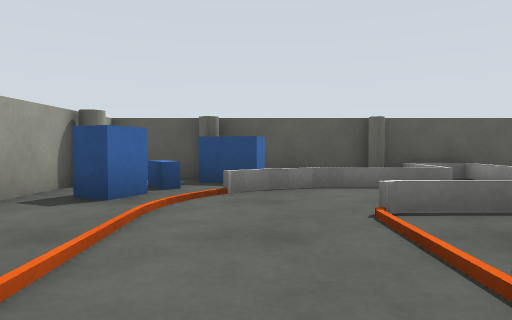
view 1 (above)

24 first-person views from a walk through a Gazebo world. The camera is 0.61 m above the floor, tilts 2° down and sees 70° across. The floor is counted in squares, 1 m on a side. Each view is taken from the middle of a square. On the plan, view 1 faces up. The plan holds only what a view shows up to about 10 squares ahead; the rest is blank. The place goes on beyond the plan.

view 2
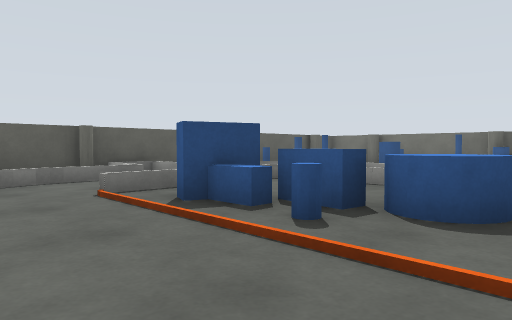

view 3
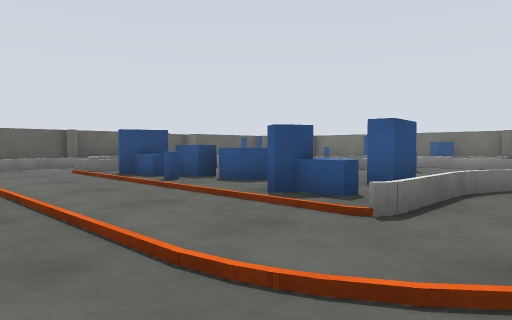

view 4
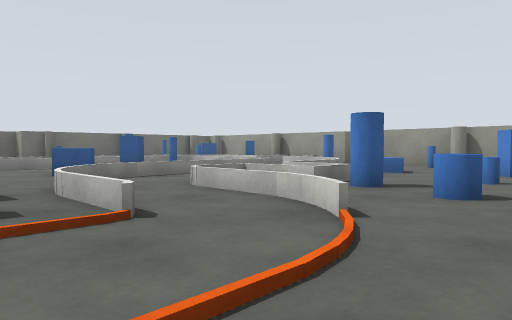

view 5
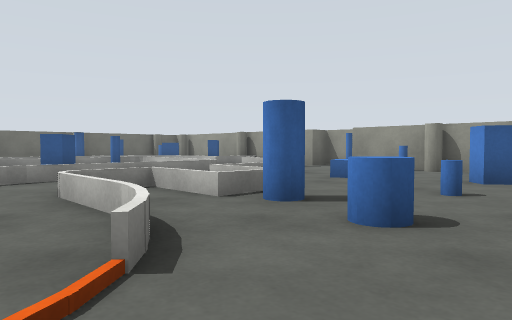

view 6
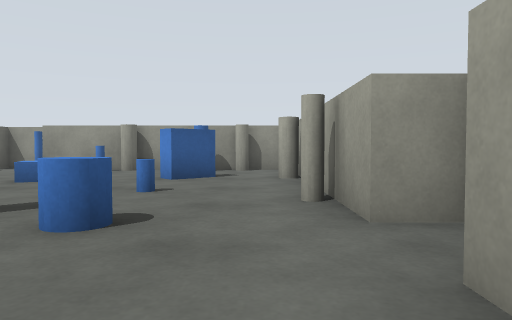

view 7
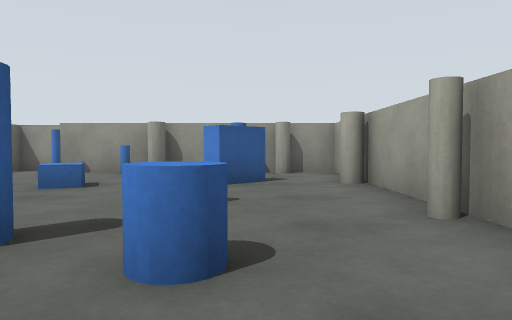

view 8
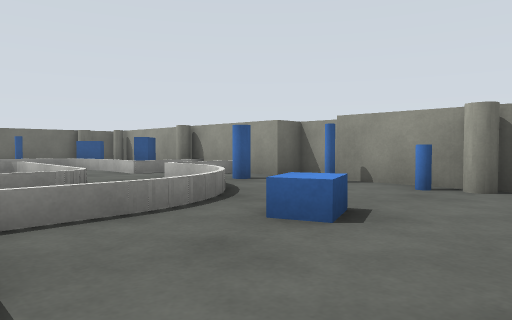

view 9
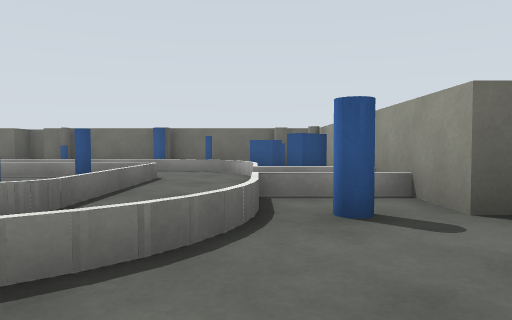

view 10
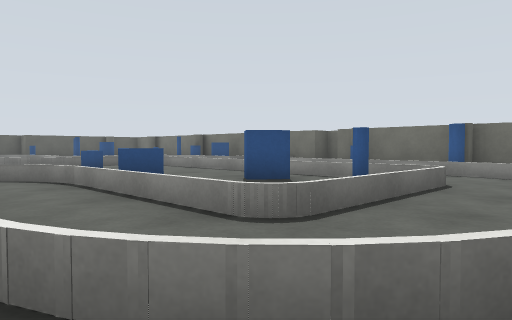

view 11
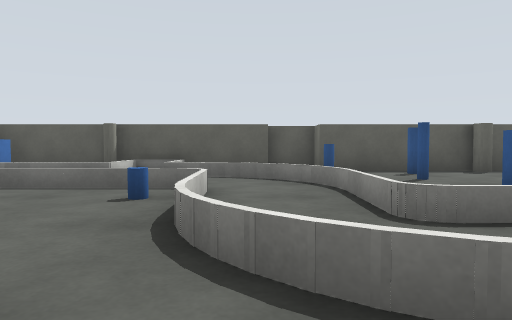

view 12
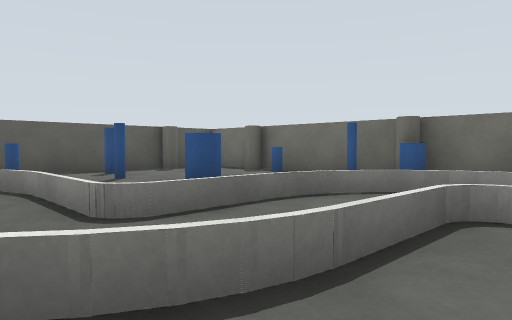

view 13
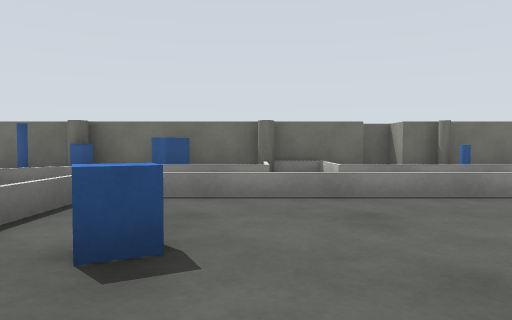

view 14
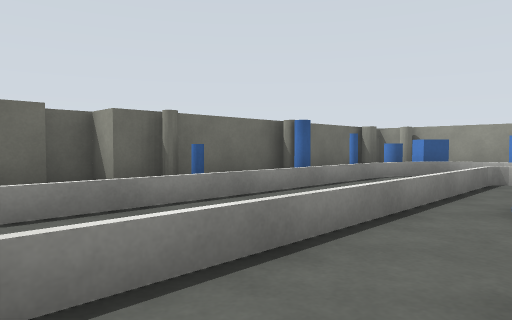

view 15
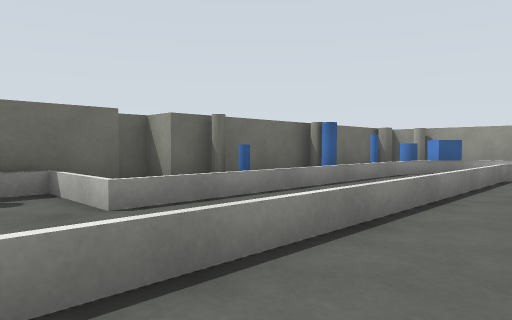

view 16
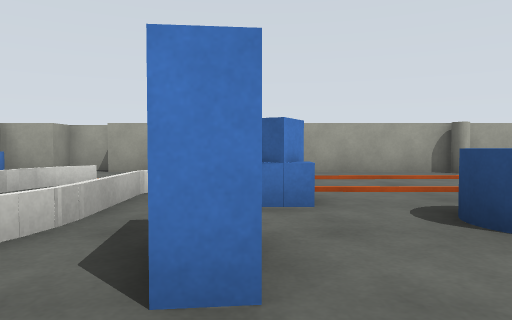

view 17
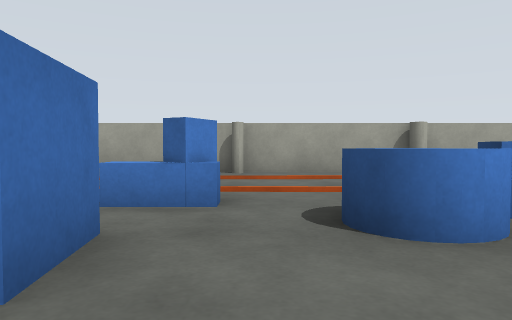

view 18
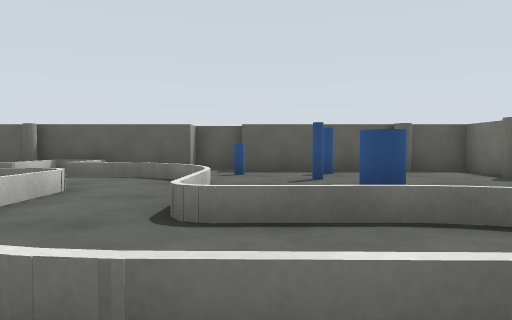

view 19
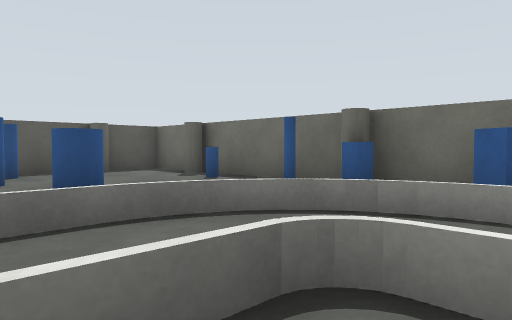

view 20
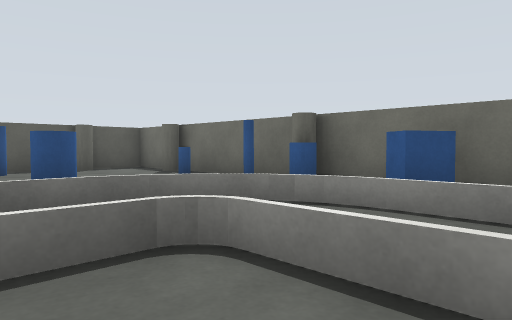

view 21
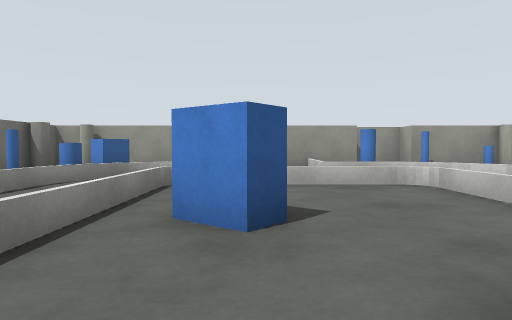

view 22
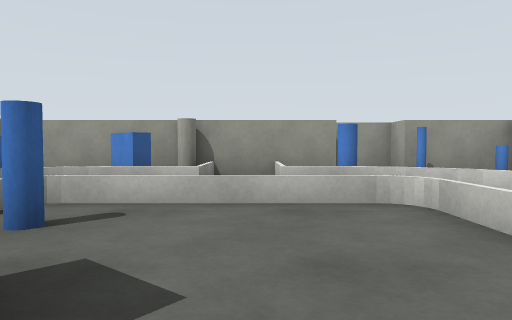

view 23
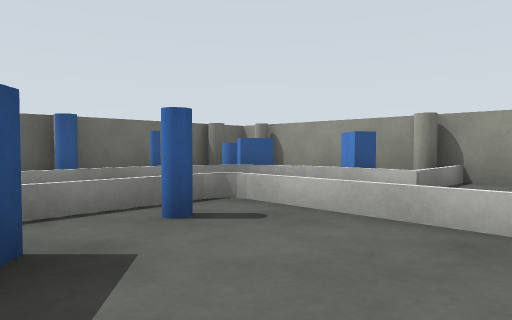

view 24
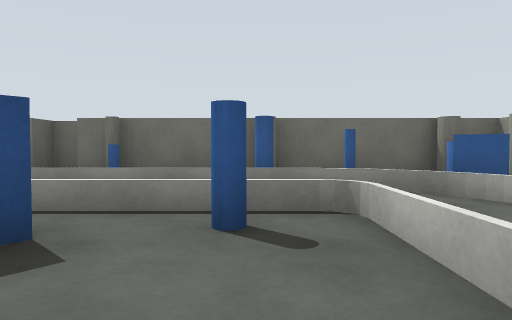

### Floor plan
Key: @ floor where view 1 was taken; # wall or solid block; x gap in a wall; . main floor; : floor 0.05 m higher than the main floor; / step, stairs or slope; = window, fence, low wall or low ledge; C grey cylinder; B blue box; P grey pole; L blue cylinder; R orange box; G grey box; U blue pole; O other object.
Columns run from 4 left of view 1 to 14 right of it. Each row starts with its distance up from view 1.
  8   ################
  7    CB#P### .  # C#
  6  CBBB===== .L.L..##
  5  #BOO.. ..==.U...C#
  4  #BO..   ..=.....L#
  3  #.O.O====.. LL   #
  2  C./..B..L.=     U#
  1  #./..BB.=..===  C#
  0  #./@:LL.==....=  #
 -1  #./.:.L..====..BB#
 -2  P./.:.....B.=..=##
 -3  #./..B.B....=..=C#
 -4  #./.O.......=....#
 -5  #.R..====...=..==G
 -6 ##..R===#=BB.=..=.G
 -7 #.....==#=...=..=P#
 -8 #G.L.L==#=..BB..=##
 -9  P....==#=...=..=##
-10  #..L..=#=...L..=C#
-11  #.....=#x====...##
-12  C.BB.B.=......=U##
-13  #.B....=======BL##
-14  #.O..L.UL#=#BBBLC#
-15  #C##C##GG##C###C##
-16         ##

Where each view was taken, in squares from view 1:
view 1: 0 up, 0 right, facing up
view 2: 2 down, 1 left, facing up-right
view 3: 6 down, 2 left, facing up-right
view 4: 3 down, 2 left, facing down-right
view 5: 5 down, 2 left, facing down-right
view 6: 5 down, 2 left, facing down
view 7: 6 down, 1 left, facing down
view 8: 9 down, 0 right, facing down-right
view 9: 13 down, 2 right, facing right
view 10: 13 down, 3 right, facing up-right
view 11: 2 down, 6 right, facing up
view 12: 2 down, 6 right, facing up-right
view 13: 3 down, 5 right, facing right
view 14: 4 down, 8 right, facing down-right
view 15: 3 down, 8 right, facing down-right
view 16: 3 down, 6 right, facing left
view 17: 2 down, 6 right, facing left
view 18: 2 down, 8 right, facing up
view 19: 2 down, 8 right, facing up-right
view 20: 3 down, 8 right, facing up-right
view 21: 5 down, 8 right, facing down
view 22: 7 down, 7 right, facing down
view 23: 8 down, 6 right, facing down-right
view 24: 10 down, 6 right, facing right
